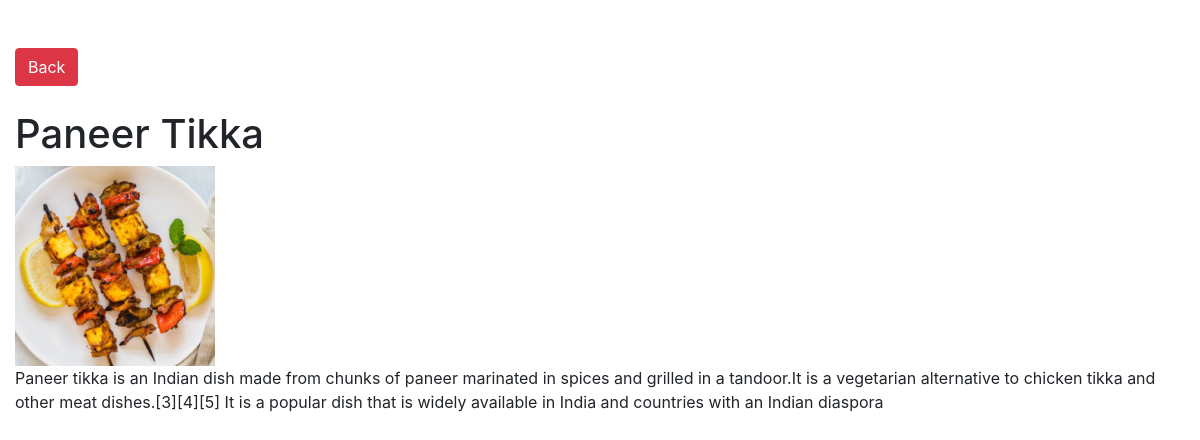
Page /3 on the committed database.
### App/models.py (models this page shows, shortened)
class Recipe(models.Model):
    name 		= models.CharField(max_length=100)
    desc		= models.TextField()
    image 		= models.CharField(max_length=400)

### App/views.py (the view)
# urls.py: path('<int:id>',show , name='show'),
def show(request , id):
    if cache.get(id):
        print("DATA COMING FROM CACHE")
        recipe = cache.get(id)
    else:
        print("DATA COMING FROM DB")
        recipe = Recipe.objects.get(id = id)
        cache.set(id , recipe)
    context = {'recipe' : recipe}
    return render(request, 'show.html' , context)

### App/templates/show.html (shortened to what this page needs)
<!DOCTYPE html>
<html lang="en">
<head>
    <link rel="stylesheet" href="https://stackpath.bootstrapcdn.com/bootstrap/4.4.1/css/bootstrap.min.css">
</head>
<body>
    <div class="container-fluid mt-5">
        <a href="/" class="btn btn-danger">Back</a>
    <h1 class="mt-4">{{recipe.name}}</h1>
    <img src="{{recipe.image}}" class="img-responsive" style="height:200px">
    <p>{{recipe.desc}}</p>
    </div>
</body>
</html>

### rows in the picture
Recipe: name "Paneer Tikka", image (picture), desc "Paneer tikka is an Indian dish made from chunks of paneer marinated in spices and grilled in a tandoor.It is a vegetarian alternative to chicken tikka and other meat dishes.[3][4][5] It is a popular dish that is widely available in India and countries with an Indian diaspora"
